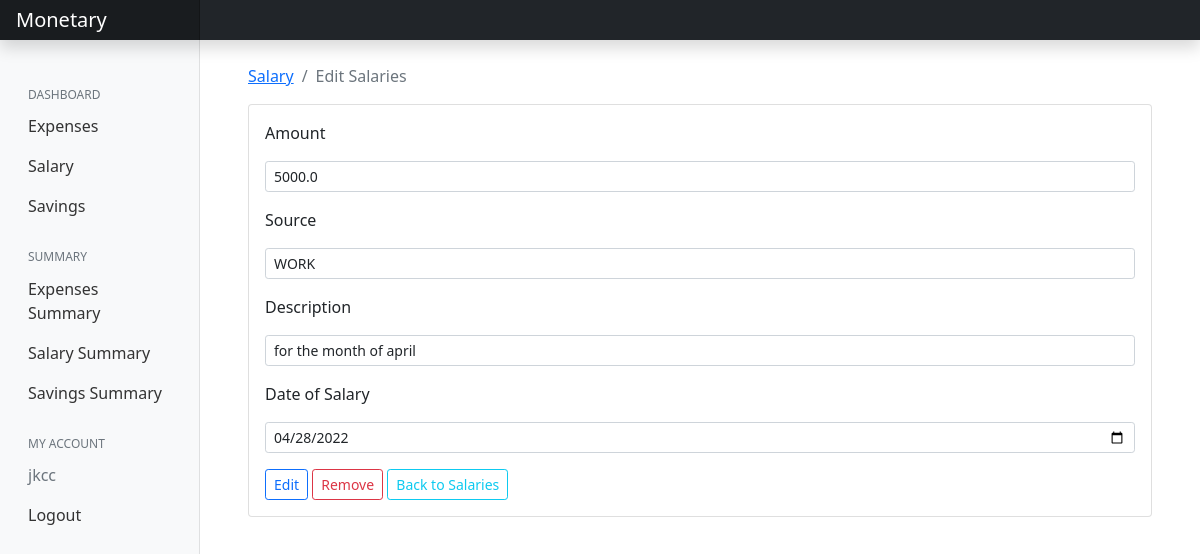
Page /salary/edit-salary/3 (signed in) on the committed database.
### salary/models.py (models this page shows, shortened)
class Salary(models.Model):
    amount = models.FloatField()
    date = models.DateField(default=now)
    description = models.TextField()
    owner = models.ForeignKey(to=User, on_delete=models.CASCADE)
    source = models.CharField(max_length=200)
    class Meta:
        ordering = ['-date']
        verbose_name_plural = 'Salaries'

### salary/views.py (the view, shortened to what this page needs)
# urls.py: path('edit-salary/<int:id>', views.salary_edit, name="salary-edit"),
@login_required(login_url='/accounts/login')
def salary_edit(request, id):
    sources = Source.objects.all()
    salary = Salary.objects.get(pk=id)
    context = {
        'salary': salary,
        'values': salary,
        'sources': sources
    }
    if request.method == 'GET':
        return render(request, 'salary/edit-salary.html', context)

### salary/templates/salary/edit-salary.html (shortened to what this page needs)
{% extends 'base.html' %}
{% load static %}
{% block content %}
<div class="container mt-4">
    <nav aria-label="breadcrumb">
        <ol class="breadcrumb">
            <li class="breadcrumb-item"><a href="{% url 'salary' %}">Salary</a></li>
            <li class="breadcrumb-item active" aria-current="page">Edit Salaries</li>
        </ol>
    </nav>
    <div class="card">
        <div class="card-body">
            <form action="{% url 'salary-edit' salary.id %}" method="post">
                <div class="form-group">
                    <label for="" class="mb-3">Amount</label>
                    <input type="number" class="form-control form-control-sm mb-3" name="amount" value="{{values.amount}}">
                </div>
                <div class="form-group">
                    <label for="" class="mb-3">Source</label>
                    <select class="form-control form-control-sm mb-3" name="source">
                        <option selected name="source" value="{{values.source}}">{{values.source}}</option>
                    </select>
                </div>
                <div class="form-group">
                    <label for="" class="mb-3">Description</label>
                    <input type="text" class="form-control form-control-sm mb-3" name="description"
                        value="{{values.description}}">
                </div>
                <div class="form-group">
                    <label for="" class="mb-3">Date of Salary</label>
                    <input type="date" class="form-control form-control-sm mb-3" name="salary_date" value="{{values.date | date:'Y-m-d'}}">
                </div>
                <input type="submit" value="Edit" class="btn btn-outline-primary btn-sm mr-2">
                <a href="{% url 'delete-salary' salary.id %}" class="btn btn-outline-danger btn-sm">Remove</a>
                <a href="{% url 'salary' %}" class="btn btn-outline-info btn-sm align-right float-right mr-auto">Back to Salaries</a>
            </form>
        </div>
    </div>
</div>
{% endblock %}

### templates/base.html (shortened to what this page needs)
{% load static %}
<!doctype html>
<html lang="en">
<head>
    <link href="{% static 'css/main.css' %}" rel="stylesheet">
    <link href="https://cdn.jsdelivr.net/npm/bootstrap@5.0.2/dist/css/bootstrap.min.css" rel="stylesheet"
>
</head>
<body>
    <header class="navbar navbar-dark bg-dark sticky-top flex-md-nowrap p-0 shadow">
        <a class="navbar-brand col-md-3 col-lg-2 me-0 px-3" href="{% url 'expenses' %}">Monetary</a>
    </header>
    <div class="container-fluid">
        <div class="row">
            <nav id="sidebarOption" class="col-md-3 col-lg-2 d-md-block bg-light sidebar collapse">
                <div class="position-sticky pt-3">
                    <ul class="nav flex-column">
                        <h6
                            class="sidebar-heading d-flex justify-content-between align-items-center px-3 mt-4 mb-1 text-muted">
                            <span>Dashboard</span>
                        </h6>
                        <li class="nav-item">
                            <a class="nav-link" href="{% url 'expenses' %}">
                                Expenses
                            </a>
                        </li>
                        <li class="nav-item">
                            <a class="nav-link" href="{% url 'salary' %}">
                                Salary
                            </a>
                        </li>
                        <li class="nav-item">
                            <a class="nav-link" href="{% url 'saving' %}">
                                Savings
                            </a>
                        </li>
                    </ul>
                    <h6
                        class="sidebar-heading d-flex justify-content-between align-items-center px-3 mt-4 mb-1 text-muted">
                        <span>Summary</span>
                    </h6>
                    <ul class="nav flex-column mb-2">
                        <li class="nav-item">
                            <a class="nav-link" href="{% url 'stats' %}">
                                Expenses Summary
                            </a>
                        </li>
                        <li class="nav-item">
                            <a class="nav-link" href="{% url 'salary-stats' %}">
                                Salary Summary
                            </a>
                        </li>
                        <li class="nav-item">
                            <a class="nav-link" href="{% url 'saving-stats' %}">
                                Savings Summary
                            </a>
                        </li>
                    </ul>
                    <h6
                        class="sidebar-heading d-flex justify-content-between align-items-center px-3 mt-4 mb-1 text-muted">
                        <span>My Account</span>
                    </h6>
                    <ul class="nav flex-column mb-2">
                        {% if user.is_authenticated %}
                            <li class="nav-item">
                                <a class="nav-link disabled" href="#">{{ request.user.username }}</a>
                            </li>
                            <li class="nav-item">
                                <a class="nav-link" href="{% url 'account_logout' %}">Logout</a>
                            </li>
                        {% endif %}
                    </ul>
                </div>
            </nav>
            <main class="col-md-9 ms-sm-auto col-lg-10 px-md-4">
                {% block content %}
                {% endblock %}
            </main>
        </div>
    </div>
</body>
</html>

### static/css/main.css (style rules this page uses)
body { font-size: .875rem; }
.sidebar { position: fixed; top: 0; bottom: 0; left: 0; z-index: 100; padding: 48px 0 0; box-shadow: inset -1px 0 0 rgba(0, 0, 0, .1); }
.sidebar .nav-link { font-weight: 500; color: #333; }
.sidebar-heading { font-size: .75rem; text-transform: uppercase; }
.navbar-brand { padding-top: .75rem; padding-bottom: .75rem; font-size: 1rem; background-color: rgba(0, 0, 0, .25); box-shadow: inset -1px 0 0 rgba(0, 0, 0, .25); }

### rows in the picture
Salary: amount "5000.0", source "WORK", description "for the month of april", salary_date "04/28/2022"

### other values in the picture
{{ request.user.username }} "jkcc"
